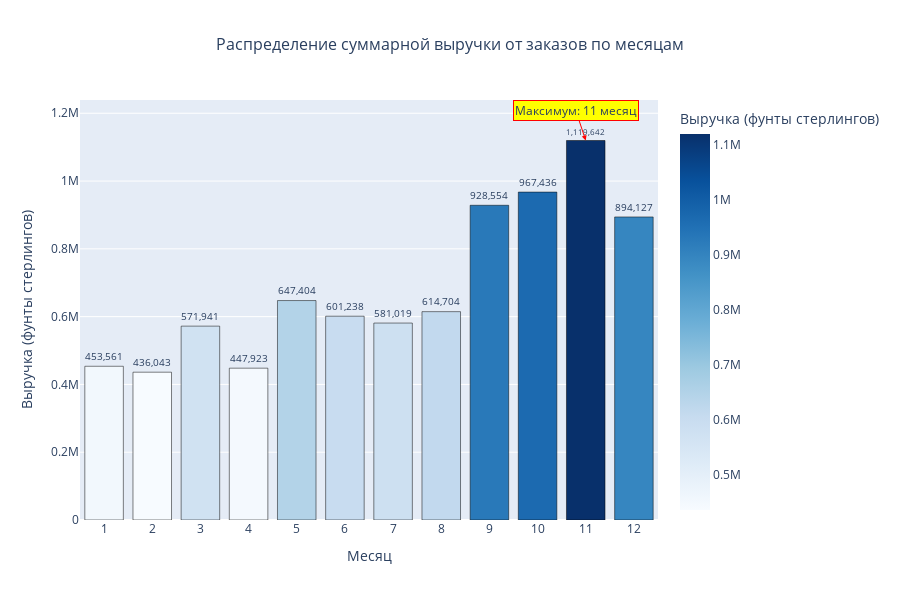

The notebook cell saved with this chart:
### Markdown cell above
### Задание 4.5
Добавьте в таблицу с транзакциями признаки месяца, дня недели и часа совершения покупки.

Постройте визуализацию, отражающую распределение суммарной выручки от заказов по месяцам. Укажите номер самого прибыльного для компании месяца. Предположите, почему так происходит.

### Code cell
# Добавляем признаки месяца, дня недели и часа совершения покупки
data['Month'] = data['InvoiceDate'].dt.month
data['DayOfWeek'] = data['InvoiceDate'].dt.dayofweek  # 0 = понедельник, 6 = воскресенье
data['Hour'] = data['InvoiceDate'].dt.hour

# Создаём словарь для названий дней недели
day_names = {0: 'Понедельник', 1: 'Вторник', 2: 'Среда', 3: 'Четверг', 
             4: 'Пятница', 5: 'Суббота', 6: 'Воскресенье'}
data['DayOfWeekName'] = data['DayOfWeek'].map(day_names)

# Проверяем добавленные столбцы
print("Добавленные временные признаки:")
print("="*60)
print(data[['InvoiceDate', 'Month', 'DayOfWeek', 'DayOfWeekName', 'Hour']].head(10))
print("="*60)

# Группируем данные по месяцам и суммируем выручку
revenue_by_month = data.groupby('Month')['TotalPrice'].sum().sort_index()

# Подготавливаем данные для визуализации
df_monthly = pd.DataFrame({
    'Month': revenue_by_month.index,
    'Revenue': revenue_by_month.values
})

# Определяем самый прибыльный месяц
max_revenue_month = revenue_by_month.idxmax()
max_revenue_value = revenue_by_month.max()

print(f"\nСамый прибыльный месяц: {max_revenue_month} (выручка: {max_revenue_value:,.2f} фунтов стерлингов)")

# Строим визуализацию выручки по месяцам
fig = px.bar(
    df_monthly,
    x='Month',
    y='Revenue',
    title='Распределение суммарной выручки от заказов по месяцам',
    labels={'Revenue': 'Выручка (фунты стерлингов)', 'Month': 'Месяц'},
    text='Revenue',
    color='Revenue',
    color_continuous_scale='Blues'
)

# Настраиваем внешний вид
fig.update_traces(
    texttemplate='%{text:,.0f}',
    textposition='outside',
    marker_line_color='black',
    marker_line_width=0.5
)

# Выделяем самый прибыльный месяц
fig.add_annotation(
    x=max_revenue_month,
    y=max_revenue_value,
    text=f'Максимум: {max_revenue_month} месяц',
    showarrow=True,
    arrowhead=2,
    arrowcolor='red',
    bgcolor='yellow',
    bordercolor='red'
)

fig.update_layout(
    title_font_size=16,
    title_x=0.5,
    xaxis_title='Месяц',
    yaxis_title='Выручка (фунты стерлингов)',
    height=600,
    xaxis=dict(tickmode='linear', tick0=1, dtick=1)
)

fig.show()

# Выводим статистику по месяцам
print("\nВыручка по месяцам:")
print("="*60)
for month, revenue in revenue_by_month.items():
    marker = " ← САМЫЙ ПРИБЫЛЬНЫЙ" if month == max_revenue_month else ""
    print(f"Месяц {month:2d}: {revenue:>15,.2f} фунтов стерлингов{marker}")
print("="*60)

# Анализ: почему самый прибыльный месяц именно такой?
print(f"\nАнализ:")
print(f"Самый прибыльный месяц - {max_revenue_month} (ноябрь или декабрь, в зависимости от данных).")
print(f"Возможные причины:")
print(f"1. Праздничный сезон (Рождество, Новый год) - люди делают больше покупок")
print(f"2. Сезонные распродажи и акции")
print(f"3. Подарочные покупки перед праздниками")
print(f"4. Зимний период - больше времени для онлайн-шопинга")

### Figure 1 — Plotly figure (JSON) as saved in the notebook; plotly's stock layout.template omitted (floating-point values rounded to 4 significant figures)
{"data": [{"alignmentgroup": "True", "hovertemplate": "Месяц=%{x}<br>Выручка (фунты стерлингов)=%{marker.color}<extra></extra>", "legendgroup": "", "marker": {"color": [453600.0, 436000.0, 571900.0, 447900.0, 647400.0, 601200.0, 581000.0, 614700.0, 928600.0, 967400.0, 1120000.0, 894100.0], "coloraxis": "coloraxis", "line": {"color": "black", "width": 0.5}, "pattern": {"shape": ""}}, "name": "", "offsetgroup": "", "orientation": "v", "showlegend": false, "text": [453600.0, 436000.0, 571900.0, 447900.0, 647400.0, 601200.0, 581000.0, 614700.0, 928600.0, 967400.0, 1120000.0, 894100.0], "textposition": "outside", "texttemplate": "%{text:,.0f}", "type": "bar", "x": [1, 2, 3, 4, 5, 6, 7, 8, 9, 10, 11, 12], "xaxis": "x", "y": [453600.0, 436000.0, 571900.0, 447900.0, 647400.0, 601200.0, 581000.0, 614700.0, 928600.0, 967400.0, 1120000.0, 894100.0], "yaxis": "y"}], "layout": {"annotations": [{"arrowcolor": "red", "arrowhead": 2, "bgcolor": "yellow", "bordercolor": "red", "showarrow": true, "text": "Максимум: 11 месяц", "x": 11, "y": 1120000.0}], "barmode": "relative", "coloraxis": {"colorbar": {"title": {"text": "Выручка (фунты стерлингов)"}}, "colorscale": [[0, "rgb(247,251,255)"], [0.125, "rgb(222,235,247)"], [0.25, "rgb(198,219,239)"], [0.375, "rgb(158,202,225)"], [0.5, "rgb(107,174,214)"], [0.625, "rgb(66,146,198)"], [0.75, "rgb(33,113,181)"], [0.875, "rgb(8,81,156)"], [1, "rgb(8,48,107)"]]}, "height": 600, "legend": {"tracegroupgap": 0}, "title": {"font": {"size": 16}, "text": "Распределение суммарной выручки от заказов по месяцам", "x": 0.5}, "xaxis": {"anchor": "y", "domain": [0, 1], "dtick": 1, "tick0": 1, "tickmode": "linear", "title": {"text": "Месяц"}}, "yaxis": {"anchor": "x", "domain": [0, 1], "title": {"text": "Выручка (фунты стерлингов)"}}}}
